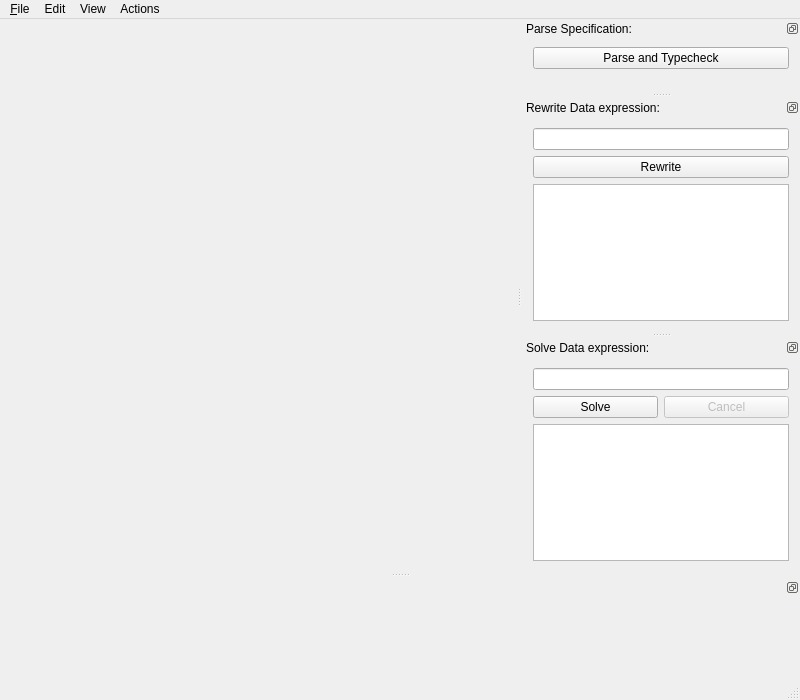
<?xml version="1.0" encoding="UTF-8"?>
<ui version="4.0">
 <class>MainWindow</class>
 <widget class="QMainWindow" name="MainWindow">
  <property name="geometry">
   <rect>
    <x>0</x>
    <y>0</y>
    <width>800</width>
    <height>700</height>
   </rect>
  </property>
  <property name="minimumSize">
   <size>
    <width>800</width>
    <height>700</height>
   </size>
  </property>
  <property name="windowTitle">
   <string>mCRL2xi</string>
  </property>
  <property name="windowIcon">
   <iconset resource="mcrl2xi.qrc">
    <normaloff>:/mcrl2xi/icons/mcrl2xi.ico</normaloff>:/mcrl2xi/icons/mcrl2xi.ico</iconset>
  </property>
  <widget class="QWidget" name="centralWidget">
   <layout class="QHBoxLayout" name="horizontalLayout">
    <property name="leftMargin">
     <number>0</number>
    </property>
    <property name="topMargin">
     <number>0</number>
    </property>
    <property name="rightMargin">
     <number>0</number>
    </property>
    <property name="bottomMargin">
     <number>0</number>
    </property>
    <item>
     <widget class="DocumentManager" name="documentManager" native="true"/>
    </item>
   </layout>
  </widget>
  <widget class="QMenuBar" name="mnuMain">
   <property name="geometry">
    <rect>
     <x>0</x>
     <y>0</y>
     <width>800</width>
     <height>22</height>
    </rect>
   </property>
   <widget class="QMenu" name="mnuFile">
    <property name="title">
     <string>&amp;File</string>
    </property>
    <addaction name="actionNew"/>
    <addaction name="actionOpen"/>
    <addaction name="actionSave"/>
    <addaction name="actionSave_As"/>
    <addaction name="separator"/>
    <addaction name="actionExit"/>
   </widget>
   <widget class="QMenu" name="menu_Tools">
    <property name="title">
     <string>Edit</string>
    </property>
    <addaction name="actionUndo"/>
    <addaction name="actionRedo"/>
    <addaction name="separator"/>
    <addaction name="actionCut"/>
    <addaction name="actionCopy"/>
    <addaction name="actionPaste"/>
    <addaction name="actionDelete"/>
    <addaction name="separator"/>
    <addaction name="actionSelect_All"/>
    <addaction name="separator"/>
    <addaction name="actionFind"/>
    <addaction name="actionZoom_in"/>
    <addaction name="actionZoom_out"/>
   </widget>
   <widget class="QMenu" name="menuView">
    <property name="title">
     <string>View</string>
    </property>
    <addaction name="actionWrap_mode"/>
    <addaction name="actionReset_perspective"/>
    <addaction name="separator"/>
    <addaction name="actionParser"/>
    <addaction name="actionRewriter"/>
    <addaction name="actionSolver"/>
    <addaction name="actionOutput"/>
   </widget>
   <widget class="QMenu" name="menuActions">
    <property name="title">
     <string>Actions</string>
    </property>
    <addaction name="actionParse"/>
    <addaction name="actionRewrite"/>
    <addaction name="actionSolve"/>
   </widget>
   <addaction name="mnuFile"/>
   <addaction name="menu_Tools"/>
   <addaction name="menuView"/>
   <addaction name="menuActions"/>
  </widget>
  <widget class="QStatusBar" name="statusBar"/>
  <widget class="QDockWidget" name="dockParse">
   <property name="minimumSize">
    <size>
     <width>200</width>
     <height>69</height>
    </size>
   </property>
   <property name="features">
    <set>QDockWidget::DockWidgetFloatable|QDockWidget::DockWidgetMovable</set>
   </property>
   <property name="windowTitle">
    <string>Parse Specification:</string>
   </property>
   <attribute name="dockWidgetArea">
    <number>2</number>
   </attribute>
   <widget class="QWidget" name="dockWidgetParseAndTypeCheck">
    <layout class="QVBoxLayout" name="verticalLayout_3">
     <property name="topMargin">
      <number>9</number>
     </property>
     <property name="bottomMargin">
      <number>0</number>
     </property>
     <item>
      <widget class="QPushButton" name="buttonParse">
       <property name="text">
        <string>Parse and Typecheck</string>
       </property>
      </widget>
     </item>
     <item>
      <spacer name="verticalSpacer">
       <property name="orientation">
        <enum>Qt::Vertical</enum>
       </property>
       <property name="sizeHint" stdset="0">
        <size>
         <width>20</width>
         <height>40</height>
        </size>
       </property>
      </spacer>
     </item>
    </layout>
   </widget>
  </widget>
  <widget class="QDockWidget" name="dockRewriter">
   <property name="minimumSize">
    <size>
     <width>200</width>
     <height>210</height>
    </size>
   </property>
   <property name="features">
    <set>QDockWidget::DockWidgetFloatable|QDockWidget::DockWidgetMovable</set>
   </property>
   <property name="windowTitle">
    <string>Rewrite Data expression:</string>
   </property>
   <attribute name="dockWidgetArea">
    <number>2</number>
   </attribute>
   <widget class="QWidget" name="dockWidgetRewriter">
    <layout class="QVBoxLayout" name="verticalLayout">
     <item>
      <widget class="QLineEdit" name="editRewriteExpr"/>
     </item>
     <item>
      <widget class="QPushButton" name="buttonRewrite">
       <property name="text">
        <string>Rewrite</string>
       </property>
      </widget>
     </item>
     <item>
      <widget class="QPlainTextEdit" name="editRewriteOutput">
       <property name="lineWrapMode">
        <enum>QPlainTextEdit::NoWrap</enum>
       </property>
       <property name="readOnly">
        <bool>true</bool>
       </property>
      </widget>
     </item>
    </layout>
   </widget>
  </widget>
  <widget class="QDockWidget" name="dockSolver">
   <property name="minimumSize">
    <size>
     <width>200</width>
     <height>206</height>
    </size>
   </property>
   <property name="features">
    <set>QDockWidget::DockWidgetFloatable|QDockWidget::DockWidgetMovable</set>
   </property>
   <property name="windowTitle">
    <string>Solve Data expression:</string>
   </property>
   <attribute name="dockWidgetArea">
    <number>2</number>
   </attribute>
   <widget class="QWidget" name="dockWidgetSolver">
    <layout class="QVBoxLayout" name="verticalLayout_4">
     <item>
      <widget class="QLineEdit" name="editSolveExpr"/>
     </item>
     <item>
      <layout class="QHBoxLayout" name="horizontalLayout_2">
       <item>
        <widget class="QPushButton" name="buttonSolve">
         <property name="text">
          <string>Solve</string>
         </property>
        </widget>
       </item>
       <item>
        <widget class="QPushButton" name="buttonSolveAbort">
         <property name="enabled">
          <bool>false</bool>
         </property>
         <property name="text">
          <string>Cancel</string>
         </property>
        </widget>
       </item>
      </layout>
     </item>
     <item>
      <widget class="QPlainTextEdit" name="editSolveOutput">
       <property name="autoFillBackground">
        <bool>false</bool>
       </property>
       <property name="undoRedoEnabled">
        <bool>false</bool>
       </property>
       <property name="lineWrapMode">
        <enum>QPlainTextEdit::NoWrap</enum>
       </property>
       <property name="readOnly">
        <bool>true</bool>
       </property>
       <property name="backgroundVisible">
        <bool>false</bool>
       </property>
      </widget>
     </item>
    </layout>
   </widget>
  </widget>
  <widget class="QDockWidget" name="dockOutput">
   <property name="minimumSize">
    <size>
     <width>200</width>
     <height>100</height>
    </size>
   </property>
   <property name="features">
    <set>QDockWidget::DockWidgetFloatable|QDockWidget::DockWidgetMovable</set>
   </property>
   <property name="windowTitle">
    <string/>
   </property>
   <attribute name="dockWidgetArea">
    <number>8</number>
   </attribute>
   <widget class="mcrl2::utilities::qt::LogWidget" name="dockWidgetOutput"/>
  </widget>
  <action name="actionOpen">
   <property name="text">
    <string>&amp;Open</string>
   </property>
   <property name="toolTip">
    <string>Open File</string>
   </property>
   <property name="shortcut">
    <string>Ctrl+O</string>
   </property>
  </action>
  <action name="actionNew">
   <property name="text">
    <string>&amp;New</string>
   </property>
   <property name="toolTip">
    <string>New File</string>
   </property>
   <property name="shortcut">
    <string>Ctrl+N</string>
   </property>
  </action>
  <action name="actionSave">
   <property name="text">
    <string>&amp;Save</string>
   </property>
   <property name="toolTip">
    <string>Save File</string>
   </property>
   <property name="shortcut">
    <string>Ctrl+S</string>
   </property>
  </action>
  <action name="actionSave_As">
   <property name="text">
    <string>Save As</string>
   </property>
   <property name="toolTip">
    <string>Save File As</string>
   </property>
   <property name="shortcut">
    <string>Ctrl+Shift+S</string>
   </property>
  </action>
  <action name="actionExit">
   <property name="text">
    <string>E&amp;xit</string>
   </property>
   <property name="shortcut">
    <string>Alt+X</string>
   </property>
  </action>
  <action name="actionUndo">
   <property name="text">
    <string>&amp;Undo</string>
   </property>
   <property name="shortcut">
    <string>Ctrl+Z</string>
   </property>
  </action>
  <action name="actionRedo">
   <property name="text">
    <string>&amp;Redo</string>
   </property>
   <property name="shortcut">
    <string>Ctrl+Y</string>
   </property>
  </action>
  <action name="actionCut">
   <property name="text">
    <string>Cu&amp;t</string>
   </property>
   <property name="shortcut">
    <string>Ctrl+X</string>
   </property>
  </action>
  <action name="actionCopy">
   <property name="text">
    <string>&amp;Copy</string>
   </property>
   <property name="shortcut">
    <string>Ctrl+C</string>
   </property>
  </action>
  <action name="actionPaste">
   <property name="text">
    <string>&amp;Paste</string>
   </property>
   <property name="shortcut">
    <string>Ctrl+V</string>
   </property>
  </action>
  <action name="actionDelete">
   <property name="text">
    <string>&amp;Delete</string>
   </property>
   <property name="shortcut">
    <string>Del</string>
   </property>
  </action>
  <action name="actionSelect_All">
   <property name="text">
    <string>Select All</string>
   </property>
   <property name="shortcut">
    <string>Ctrl+A</string>
   </property>
  </action>
  <action name="actionReset_perspective">
   <property name="text">
    <string>Reset perspective</string>
   </property>
  </action>
  <action name="actionFind">
   <property name="text">
    <string>Find</string>
   </property>
   <property name="shortcut">
    <string>Ctrl+F</string>
   </property>
  </action>
  <action name="actionWrap_mode">
   <property name="checkable">
    <bool>true</bool>
   </property>
   <property name="text">
    <string>Enable wrapping</string>
   </property>
   <property name="shortcut">
    <string>Ctrl+U</string>
   </property>
  </action>
  <action name="actionRewrite">
   <property name="text">
    <string>Rewrite</string>
   </property>
   <property name="shortcut">
    <string>Ctrl+R</string>
   </property>
  </action>
  <action name="actionSolve">
   <property name="text">
    <string>Solve</string>
   </property>
   <property name="shortcut">
    <string>Ctrl+T</string>
   </property>
  </action>
  <action name="actionParse">
   <property name="text">
    <string>Parse</string>
   </property>
   <property name="shortcut">
    <string>Ctrl+E</string>
   </property>
  </action>
  <action name="actionParser">
   <property name="checkable">
    <bool>true</bool>
   </property>
   <property name="text">
    <string>Parser</string>
   </property>
  </action>
  <action name="actionRewriter">
   <property name="checkable">
    <bool>true</bool>
   </property>
   <property name="text">
    <string>Rewriter</string>
   </property>
  </action>
  <action name="actionSolver">
   <property name="checkable">
    <bool>true</bool>
   </property>
   <property name="text">
    <string>Solver</string>
   </property>
  </action>
  <action name="actionOutput">
   <property name="checkable">
    <bool>true</bool>
   </property>
   <property name="text">
    <string>mCRL2 Output</string>
   </property>
  </action>
  <action name="actionZoom_in">
   <property name="text">
    <string>Zoom in</string>
   </property>
   <property name="shortcut">
    <string>Ctrl++</string>
   </property>
   <property name="shortcutContext">
    <enum>Qt::WindowShortcut</enum>
   </property>
  </action>
  <action name="actionZoom_out">
   <property name="text">
    <string>Zoom out</string>
   </property>
   <property name="shortcut">
    <string>Ctrl+-</string>
   </property>
  </action>
  <action name="actionReset_zoom">
   <property name="text">
    <string>Reset zoom</string>
   </property>
   <property name="shortcut">
    <string>Ctrl+0</string>
   </property>
  </action>
 </widget>
 <layoutdefault spacing="6" margin="11"/>
 <customwidgets>
  <customwidget>
   <class>mcrl2::utilities::qt::LogWidget</class>
   <extends>QWidget</extends>
   <header>mcrl2/gui/logwidget.h</header>
  </customwidget>
  <customwidget>
   <class>DocumentManager</class>
   <extends>QWidget</extends>
   <header>documentmanager.h</header>
   <container>1</container>
  </customwidget>
 </customwidgets>
 <resources>
  <include location="mcrl2xi.qrc"/>
 </resources>
 <connections/>
 <slots>
  <slot>onResetClicked()</slot>
  <slot>onTimer()</slot>
  <slot>onWidgetResized(float,float)</slot>
 </slots>
</ui>
